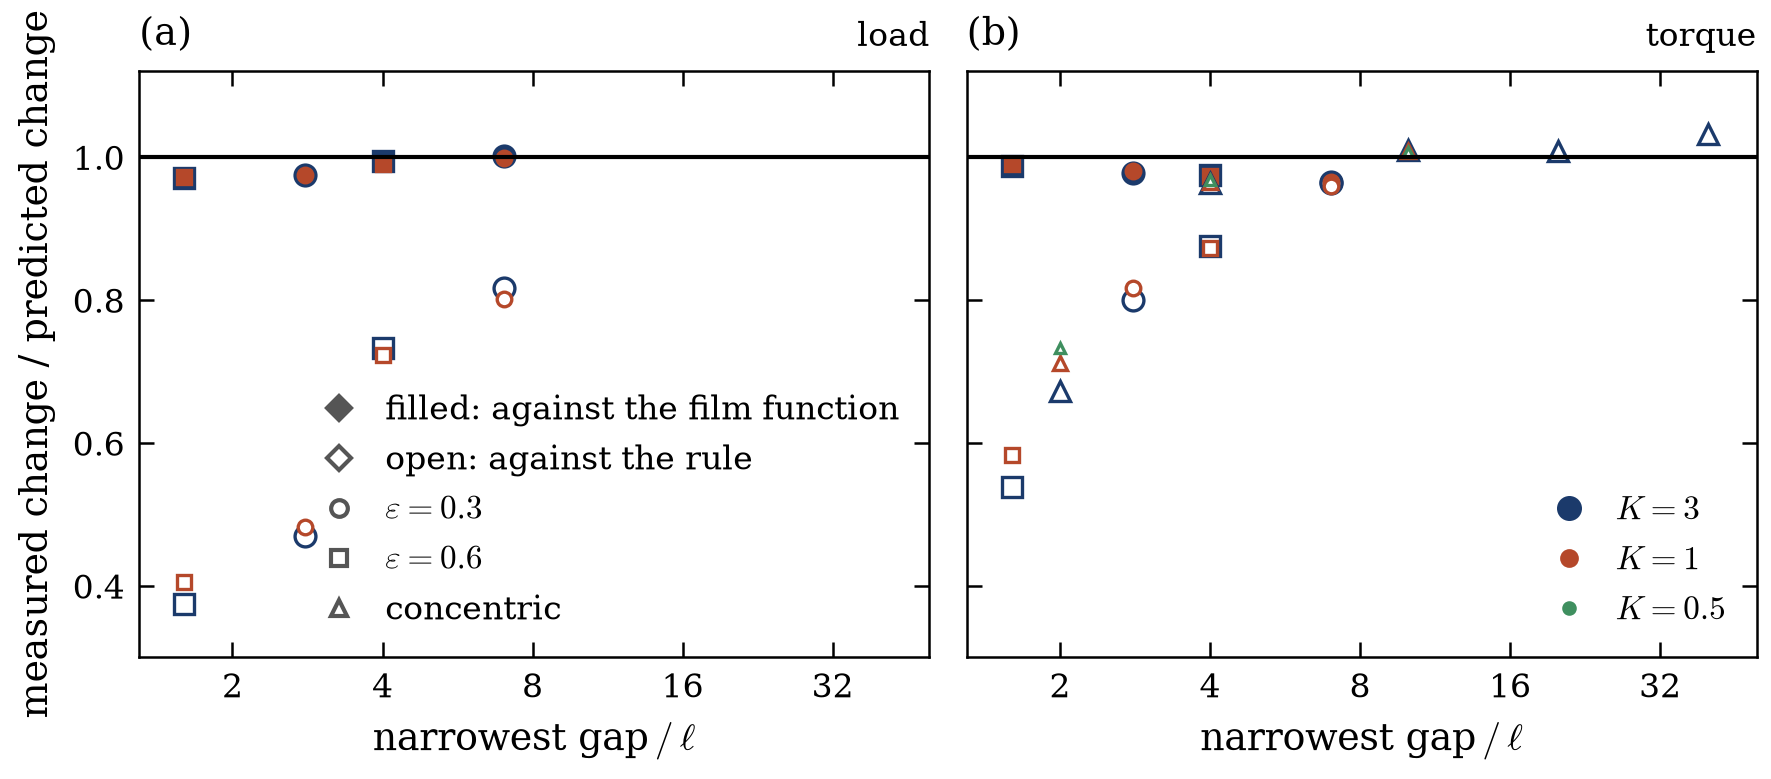

Generate this figure with Python:
"""
Item 08 - eccentric cylinders: measured change over predicted change against the narrowest gap over l, for the load
and for the torque; prediction by the film function of micropolar lubrication theory (thin-film calculation) and by
the wall rule (exact Stokes solution of the slip-form geometry); every micropolar run of 2.2, and the concentric
rows for the rule.

Run from the repository root:  python data/micropolar/ch5_draft/fig_08_eccentric_prediction.py
"""
import matplotlib.pyplot as plt
import numpy as np

import concentric_data
import sources
import style

SOURCE = sources.ECCENTRIC
CONCENTRIC = sources.CONCENTRIC
CASES = {0.3: "o", 0.6: "s"}                 # eccentricity ratio -> marker
CONCENTRIC_MARKER = "^"
RATIO_COLOUR = {3: style.SERIES[0][0], 1: style.SERIES[1][0], 0.5: style.SERIES[2][0]}
RATIO_SIZE = {3: style.MARKER_SIZE + 1.0, 1: style.MARKER_SIZE - 0.5, 0.5: style.MARKER_SIZE - 1.5}


def main() -> int:
    style.setup()
    analysis = style.load_json(SOURCE["analysis"])
    pairs = {name: entry for name, entry in analysis["pairs"].items() if not entry.get("lattice")}
    figure, axes = plt.subplots(1, 2, figsize=(style.WIDE, 0.44 * style.WIDE), sharey=True)
    numbers = {"load": {}, "torque": {}}
    for name, entry in pairs.items():
        ratio, position = entry["coupling_ratio"], entry["narrowest_gap_over_length"]
        look = {"linestyle": "none", "marker": CASES[round(entry["eccentricity_ratio"], 2)],
                "markersize": RATIO_SIZE[ratio], "markeredgecolor": RATIO_COLOUR[ratio], "markeredgewidth": 0.8}
        for axis, key, film_key, rule_key in ((axes[0], "load", "load_over_film", "load_over_rule"),
                                              (axes[1], "torque", "torque_over_film", "torque_over_rule")):
            axis.plot(position, entry[film_key], markerfacecolor=RATIO_COLOUR[ratio], **look)
            axis.plot(position, entry[rule_key], markerfacecolor="white", **look)
            numbers[key][name] = {"narrowest_gap_over_length": position, "over_film": entry[film_key],
                                  "over_rule": entry[rule_key]}
    # the concentric rows: D of the run over D of the rule in its slip form, at g / l = 2 m
    concentric = concentric_data.load(CONCENTRIC)["runs"]
    used_concentric = []
    for name, record in concentric.items():
        if "relative_torque_change" not in record or "sweep" not in record["sections"]:
            continue
        ratio = record["coupling_ratio"]
        key = 3 if ratio == 3 else (1 if ratio == 1 else 0.5)
        axes[1].plot(2.0 * record["gap_over_two_lengths"], record["relative_torque_change"] / record["slip_rule"],
                     linestyle="none", marker=CONCENTRIC_MARKER, markersize=RATIO_SIZE[key], markerfacecolor="white",
                     markeredgecolor=RATIO_COLOUR[key], markeredgewidth=0.8)
        used_concentric.append(name)
        numbers["torque"][name] = {"narrowest_gap_over_length": 2.0 * record["gap_over_two_lengths"],
                                   "over_rule": record["relative_torque_change"] / record["slip_rule"]}
    for axis, letter, label in zip(axes, "ab", ("load", "torque")):
        axis.axhline(1.0, **style.EXACT)
        axis.set_xscale("log")
        axis.set_xlim(1.3, 50.0)
        axis.set_xticks([2, 4, 8, 16, 32])
        axis.set_xticklabels(["2", "4", "8", "16", "32"])
        axis.set_xticks([], minor=True)
        axis.set_xlabel(rf"narrowest gap$\,/\,\ell$")
        style.panel_letter(axis, letter)
        axis.text(1.0, 1.03, label, transform=axis.transAxes, ha="right", va="bottom", fontsize=style.FONT_SIZE - 1.0)
    axes[0].set_ylabel("measured change / predicted change")
    axes[0].set_ylim(0.3, 1.12)
    grey = style.MUTED
    handles = [plt.Line2D([], [], linestyle="none", marker="D", markersize=style.MARKER_SIZE, markerfacecolor=grey,
                          markeredgecolor=grey, label="filled: against the film function"),
               plt.Line2D([], [], linestyle="none", marker="D", markersize=style.MARKER_SIZE, markerfacecolor="white",
                          markeredgecolor=grey, label="open: against the rule"),
               plt.Line2D([], [], linestyle="none", marker="o", markersize=style.MARKER_SIZE, markerfacecolor="white",
                          markeredgecolor=grey, label=r"$\varepsilon = 0.3$"),
               plt.Line2D([], [], linestyle="none", marker="s", markersize=style.MARKER_SIZE, markerfacecolor="white",
                          markeredgecolor=grey, label=r"$\varepsilon = 0.6$"),
               plt.Line2D([], [], linestyle="none", marker="^", markersize=style.MARKER_SIZE, markerfacecolor="white",
                          markeredgecolor=grey, label="concentric")]
    ratios = sorted({entry["coupling_ratio"] for entry in pairs.values()}
                    | {3, 1, 0.5} & {concentric[name]["coupling_ratio"] for name in used_concentric}, reverse=True)
    for ratio in ratios:
        key = 3 if ratio == 3 else (1 if ratio == 1 else 0.5)
        handles.append(plt.Line2D([], [], linestyle="none", marker="o", markersize=RATIO_SIZE[key],
                                  markerfacecolor=RATIO_COLOUR[key], markeredgecolor=RATIO_COLOUR[key],
                                  label=rf"$K = {ratio:g}$"))
    axes[0].legend(handles=handles[:5], loc="lower right", handletextpad=0.2)
    axes[1].legend(handles=handles[5:], loc="lower right", handletextpad=0.2)
    figure.tight_layout(pad=0.4, w_pad=1.0)
    style.save(figure, "fig_08_eccentric_prediction")

    def span(key, which):
        values = [entry[which] for entry in numbers[key].values() if which in entry and entry.get(which) is not None]
        return f"{min(values):.3f} to {max(values):.3f}"
    eccentric_torque = {name: entry for name, entry in numbers["torque"].items() if "over_film" in entry}
    caption = (
        "What the two predictions of the host make of the micropolar effect between eccentric cylinders: measured "
        "change over predicted change, (a) of the load and (b) of the rotor torque, against the narrowest gap in "
        "units of l (concentric rows: g / l). Change = micropolar run over its Newtonian control, minus one; the "
        "torque change is the mean of the four readings (rotor and stator, wall form and circle form) with the error "
        "of each reading between concentric cylinders at the same K, l and g taken off where that row exists. "
        "Filled: against the film function of micropolar lubrication theory in the thin-film calculation (load: the "
        "plane film; torque: the shear-driven stress of the exact concentric solution at the local gap, the "
        "pressure-driven stress of the plane film). Open: against the wall rule, evaluated on the exact Stokes "
        "solution of its slip-form geometry (rotor radius R1 + delta turning at Omega (R1 - delta) / (R1 + delta), "
        "stator radius R2 - delta); triangles: concentric rows, D of the run over D of the rule. "
        f"Runs: the rows of tab_09 on the lattice as generated ({SOURCE['note']}) and the sweep rows of tab_04. "
        f"Load over film {span('load', 'over_film')}, load over rule {span('load', 'over_rule')}; torque over film "
        f"{min(e['over_film'] for e in eccentric_torque.values()):.3f} to "
        f"{max(e['over_film'] for e in eccentric_torque.values()):.3f}, torque over rule (eccentric) "
        f"{min(e['over_rule'] for e in eccentric_torque.values()):.3f} to "
        f"{max(e['over_rule'] for e in eccentric_torque.values()):.3f}.")
    style.record("08", "Eccentric cylinders: measured over predicted change against narrowest gap / l",
                 SOURCE["status"], caption, ["fig_08_eccentric_prediction.pdf", "fig_08_eccentric_prediction.png"],
                 [SOURCE["analysis"], CONCENTRIC["analysis"]] + list(pairs) + used_concentric, numbers,
                 f"{SOURCE['tag']}; concentric: {CONCENTRIC['tag']}")
    return 0


if __name__ == "__main__":
    raise SystemExit(main())
